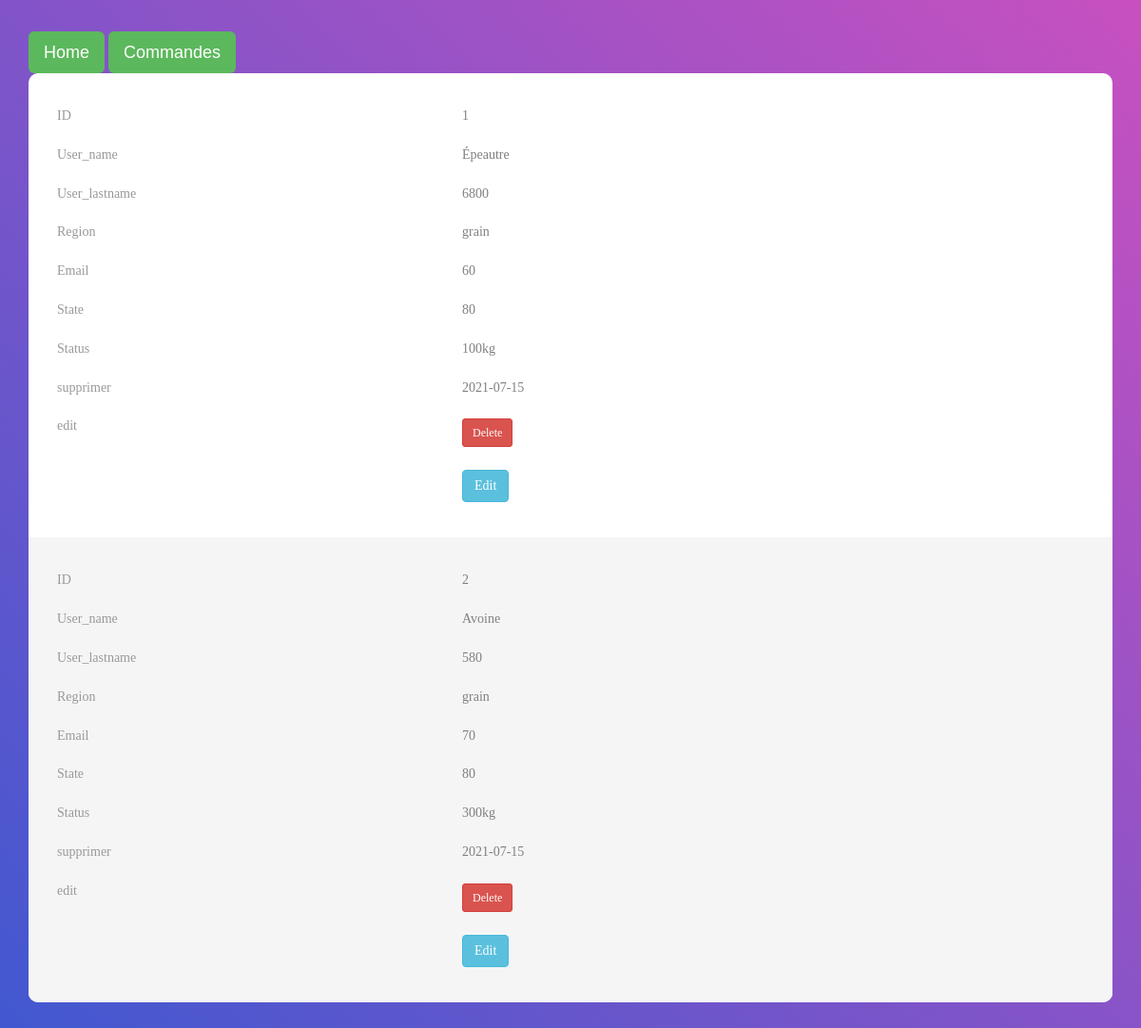
The page /admin/article/article_dashboard.php on the database its author committed.
### tables this page shows
CREATE TABLE `article` (
  `id` int(11) NOT NULL,
  `name` varchar(50) NOT NULL,
  `code_article` varchar(100) NOT NULL,
  `libelle_article` varchar(100) NOT NULL,
  `prix_achat` int(50) NOT NULL,
  `prix_vente` int(50) NOT NULL,
  `stock` varchar(50) NOT NULL,
  `date` date NOT NULL
);

### admin/article/article_dashboard.php (the view, shortened to what this page needs)
<?php
	include ("delete_article/delete.php");
	$sql = "SELECT * FROM article";
?>
<!DOCTYPE html>
<html lang="en">
<head>
	<link rel="stylesheet" href="https://maxcdn.bootstrapcdn.com/bootstrap/3.4.1/css/bootstrap.min.css">
	<link rel="stylesheet" type="text/css" href="article.css">
</head>
<body>
	<div class="limiter">
		<div class="container-table100">
			<div class="wrap-table100">
				<div class="table100">
				<input type="button" class="btn btn-lg btn-success" onclick="location.href='../../user/article/liste des produit/Product.php';" value="Home" />
				<input type="button" class="btn btn-lg btn-success" onclick="location.href='commande/valide_commande.php';" value="Commandes" />
					<table>
						<tbody>
							<?php
								$result = $con->query($sql);
								if ($result->num_rows > 0) {
									while($row = $result->fetch_assoc()) {
										$recordId = $row["id"];
										echo '<tr><td class="column1" id="id"> ' . $row["id"] . "</td>";
										echo '<td class="column2" > ' . $row["name"] . "</td>";
										echo '<td class="column3"> ' . $row["code_article"] . "</td>";
										echo '<td class="column4"> ' . $row["libelle_article"] . "</td>";
										echo '<td class="column5"> ' . $row["prix_achat"] . "</td>";
										echo '<td class="column6" > ' . $row["prix_vente"] . "</td>";
										echo '<td class="column7" > ' . $row["stock"] . "</td>";
										echo '<td class="column7" > ' . $row["date"] . "</td>";
										echo   "<td  ><a href='delete_article/delete.php?recordId=" . $recordId . "' class='btn btn-danger btn-sm' >Delete</a> </td>";
										echo   "<td  ><a href='edit_article.php?recordId=" . $recordId . "' class='btn btn-info'>Edit</a>";
									}
								}
								else
								{
								echo "0 results";
								}
							?>
						</tbody>
					</table>
				</div>
			</div>
		</div>
	</div>
</body>
</html>

### admin/article/article.css (style rules this page uses)
* { margin: 0px; padding: 0px; box-sizing: border-box; }
body, html { height: 100%; font-family: sans-serif; }
a { margin: 0px; transition: all 0.4s; -webkit-transition: all 0.4s; -o-transition: all 0.4s; -moz-transition: all 0.4s; }
input { display: block; outline: none; border: none !important; }
.limiter { width: 100%; margin: 0 auto; }
.container-table100 { width: 100%; min-height: 100vh; background: blue; background: -webkit-linear-gradient(45deg, #4158d0, #c850c0); background: -o-linear-gradient(45deg, #4158d0, #c850c0); background: -moz-linear-gradient(45deg, #4158d0, #c850c0); background: linear-gradient(45deg, #4158d0, #c850c0); display: -webkit-box; display: -webkit-flex; display: -moz-box; display: -ms-flexbox; display: flex; align-items: center; justify-content: center; flex-wrap: wrap; padding: 33px 30px; }
.wrap-table100 { width: 1170px; }
table { border-spacing: 1; border-collapse: collapse; background: white; border-radius: 10px; overflow: hidden; width: 100%; margin: 0 auto; position: relative; }
table * { position: relative; }
table td, table th { padding-left: 8px; }
table tbody tr { height: 50px; }
table tbody tr:last-child { border: 0; }
table td, table th { text-align: left; }
tbody tr:nth-child(even) { background-color: #f5f5f5; }
tbody tr { font-family: OpenSans-Regular; font-size: 15px; color: #808080; line-height: 1.2; font-weight: unset; }
.column1 { width: 100px; padding-left: 40px; }
.column2 { width: 160px; }
.column3 { width: 160px; }
.column4 { width: 110px; text-align: left; }
.column5 { width: 160px; text-align: left; }
.column6 { width: 90px; text-align: left; padding-right: 62px; }
.column7 { width: 160px; text-align: left; padding-right: 62px; }
@media screen and (max-width: 1200px) { table { display: block; } }
@media screen and (max-width: 1200px) { table > *, table tr, table td, table th { display: block; } }
@media screen and (max-width: 1200px) { table tbody tr { height: auto; padding: 37px 0; } }
@media screen and (max-width: 1200px) { table tbody tr td { padding-left: 40% !important; margin-bottom: 24px; } }
@media screen and (max-width: 1200px) { table tbody tr td:last-child { margin-bottom: 0; } }
@media screen and (max-width: 1200px) { table tbody tr td:before { font-family: OpenSans-Regular; font-size: 14px; color: #999999; line-height: 1.2; font-weight: unset; position: absolute; width: 40%; left: 30px; top: 0; } }
@media screen and (max-width: 1200px) { table tbody tr td:nth-child(1):before { content: "ID"; } }
@media screen and (max-width: 1200px) { table tbody tr td:nth-child(2):before { content: "User_name"; } }
@media screen and (max-width: 1200px) { table tbody tr td:nth-child(3):before { content: "User_lastname"; } }
@media screen and (max-width: 1200px) { table tbody tr td:nth-child(4):before { content: "Region"; } }
@media screen and (max-width: 1200px) { table tbody tr td:nth-child(5):before { content: "Email"; } }
@media screen and (max-width: 1200px) { table tbody tr td:nth-child(6):before { content: "State"; } }
@media screen and (max-width: 1200px) { table tbody tr td:nth-child(7):before { content: "Status"; } }
@media screen and (max-width: 1200px) { table tbody tr td:nth-child(8):before { content: "supprimer"; } }
@media screen and (max-width: 1200px) { table tbody tr td:nth-child(9):before { content: "edit"; } }
@media screen and (max-width: 1200px) { .column4, .column5, .column6, .column7 { text-align: left; } }
@media screen and (max-width: 1200px) { .column4, .column5, .column6, .column1, .column2, .column3, .column7,.column8,.column9 { width: 100%; } }
@media screen and (max-width: 1200px) { tbody tr { font-size: 14px; } }

### rows shown on the page
article: id "1", name "Épeautre", code_article "6800", libelle_article "grain", prix_achat "60", prix_vente "80", stock "100kg", date "2021-07-15"
article: id "2", name "Avoine", code_article "580", libelle_article "grain", prix_achat "70", prix_vente "80", stock "300kg", date "2021-07-15"
